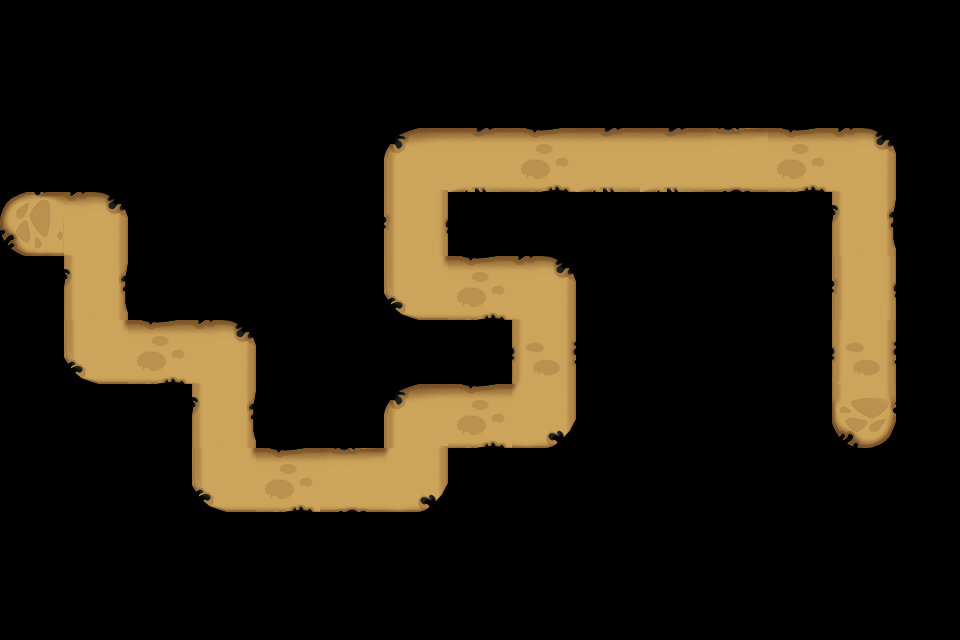

A level layout from a 2D game, rendered from its tile map. Below: a short description, then the map file with tile-grid data replaced by summaries:
An orthogonal 15x10 tile map with 64x64 px tiles, 1 tile layer (Road_Forrest) and 78 objects.

<map version="1.0" orientation="orthogonal" width="15" height="10" tilewidth="64" tileheight="64">
 <tileset firstgid="1" name="Road_Forrest" tilewidth="64" tileheight="64">
  <image source="Road_Forrest.png" width="320" height="256" />
 </tileset>
 <layer name="Road_Forrest" width="15" height="10">
  <data>[150 cells, 31 non-empty, 12 distinct tile ids]</data>
 </layer>
 <objectgroup color="#55ff00" name="path" width="15" height="10">
  <object x="34" y="222" />
  <object x="98" y="222" />
  <object x="98" y="352" />
  <object x="226" y="351" />
  <object x="225" y="478" />
  <object x="418" y="479" />
  <object x="418" y="414" />
  <object x="546" y="414" />
  <object x="546" y="285" />
  <object x="418" y="287" />
  <object x="418" y="159" />
  <object x="866" y="157" />
  <object x="866" y="416" />
 </objectgroup>
 <objectgroup color="#0a0a0b" name="blocked" width="15" height="10">
  <object x="801" y="480" />
  <object x="801" y="544" />
  <object x="864" y="544" />
  <object x="865" y="480" />
 </objectgroup>
 <objectgroup color="#ffff00" name="item" width="15" height="10">
  <properties>
   <property name="id" value="20001" />
   <property name="sizeH" value="2" />
   <property name="sizeW" value="1" />
  </properties>
  <object x="161" y="481" />
  <object x="930" y="287" />
  <object x="545" y="482" />
  <object x="356" y="97" />
  </objectgroup>
 <objectgroup color="#ffff00" name="item" width="15" height="10">
  <properties>
   <property name="id" value="20002" />
   <property name="sizeH" value="1" />
   <property name="sizeW" value="1" />
  </properties>
  <!-- 17 objects omitted --></objectgroup>
 <objectgroup color="#ffff00" name="item" width="15" height="10">
  <properties>
   <property name="id" value="20003" />
   <property name="sizeH" value="1" />
   <property name="sizeW" value="1" />
  </properties>
  <!-- 12 objects omitted --></objectgroup>
 <objectgroup color="#ffff00" name="item" width="15" height="10">
  <properties>
   <property name="id" value="20004" />
   <property name="sizeH" value="1" />
   <property name="sizeW" value="1" />
  </properties>
  <!-- 5 objects omitted --></objectgroup>
 <objectgroup color="#ffff00" name="item" width="15" height="10">
  <properties>
   <property name="id" value="20005" />
   <property name="sizeH" value="1" />
   <property name="sizeW" value="1" />
  </properties>
  <!-- 3 objects omitted --></objectgroup>
 <objectgroup color="#ffff00" name="item" width="15" height="10">
  <properties>
   <property name="id" value="20006" />
   <property name="sizeH" value="1" />
   <property name="sizeW" value="2" />
  </properties>
  <!-- 3 objects omitted --></objectgroup>
 <objectgroup color="#ff0000" name="item" width="15" height="10">
  <properties>
   <property name="id" value="20007" />
   <property name="sizeH" value="2" />
   <property name="sizeW" value="2" />
  </properties>
 </objectgroup>
 <objectgroup color="#aa5500" name="item" width="15" height="10">
  <properties>
   <property name="id" value="20008" />
   <property name="sizeH" value="1" />
   <property name="sizeW" value="1" />
  </properties>
  <!-- 2 objects omitted --></objectgroup>
 <objectgroup color="#0000ff" name="item" width="15" height="10">
  <properties>
   <property name="id" value="20009" />
   <property name="sizeH" value="2" />
   <property name="sizeW" value="2" />
  </properties>
  <!-- 1 objects omitted --></objectgroup>
 <objectgroup color="#ffaa00" name="item" width="15" height="10">
  <properties>
   <property name="id" value="20010" />
   <property name="sizeH" value="2" />
   <property name="sizeW" value="2" />
  </properties>
  <!-- 1 objects omitted --></objectgroup>
 <objectgroup color="#00ffff" name="item" width="15" height="10">
  <properties>
   <property name="id" value="20011" />
   <property name="sizeH" value="2" />
   <property name="sizeW" value="2" />
  </properties>
 </objectgroup>
 <objectgroup color="#ff00ff" name="item" width="15" height="10">
  <properties>
   <property name="id" value="20012" />
   <property name="sizeH" value="2" />
   <property name="sizeW" value="2" />
  </properties>
 </objectgroup>
 <objectgroup color="#550000" name="tower" width="15" height="10">
  <properties>
   <property name="id" value="41001" />
   <property name="sizeH" value="2" />
   <property name="sizeW" value="2" />
  </properties>
  <!-- 1 objects omitted --></objectgroup>
 <objectgroup color="#55007f" name="teemo" width="15" height="10">
  <properties>
   <property name="id" value="1" />
   <property name="sizeH" value="2" />
   <property name="sizeW" value="2" />
  </properties>
  <!-- 1 objects omitted --></objectgroup>
 <objectgroup color="#ff0000" name="random" width="15" height="10">
  <properties>
   <property name="sizeH" value="2" />
   <property name="sizeW" value="2" />
  </properties>
 </objectgroup>
 <objectgroup color="#aaff7f" name="item" width="15" height="10">
  <properties>
   <property name="id" value="90001" />
   <property name="sizeH" value="1" />
   <property name="sizeW" value="1" />
  </properties>
 </objectgroup>
 <objectgroup color="#aaff7f" name="item" width="15" height="10">
  <properties>
   <property name="id" value="90002" />
   <property name="sizeH" value="1" />
   <property name="sizeW" value="1" />
  </properties>
 </objectgroup>
 <objectgroup color="#aaff7f" name="item" width="15" height="10">
  <properties>
   <property name="id" value="90003" />
   <property name="sizeH" value="1" />
   <property name="sizeW" value="1" />
  </properties>
 </objectgroup>
 <objectgroup color="#aaff7f" name="item" width="15" height="10">
  <properties>
   <property name="id" value="90004" />
   <property name="sizeH" value="1" />
   <property name="sizeW" value="1" />
  </properties>
 </objectgroup>
 <objectgroup color="#aaff7f" name="item" width="15" height="10">
  <properties>
   <property name="id" value="90005" />
   <property name="sizeH" value="2" />
   <property name="sizeW" value="2" />
  </properties>
 </objectgroup>
 <objectgroup color="#aaff7f" name="item" width="15" height="10">
  <properties>
   <property name="id" value="90006" />
   <property name="sizeH" value="1" />
   <property name="sizeW" value="1" />
  </properties>
  <!-- 3 objects omitted --></objectgroup>
 <objectgroup color="#aaff7f" name="item" width="15" height="10">
  <properties>
   <property name="id" value="90007" />
   <property name="sizeH" value="2" />
   <property name="sizeW" value="2" />
  </properties>
 </objectgroup>
 <objectgroup color="#ffffff" name="hero" width="15" height="10">
  <properties>
   <property name="id" value="40011" />
  </properties>
  <!-- 1 objects omitted --></objectgroup>
 <objectgroup color="#ffffff" name="hero" width="15" height="10">
  <properties>
   <property name="id" value="40021" />
  </properties>
  <!-- 1 objects omitted --></objectgroup>
 <objectgroup color="#ffffff" name="hero" width="15" height="10">
  <properties>
   <property name="id" value="40031" />
  </properties>
  <!-- 1 objects omitted --></objectgroup>
 <objectgroup color="#ffffff" name="hero" width="15" height="10">
  <properties>
   <property name="id" value="40041" />
  </properties>
  <!-- 1 objects omitted --></objectgroup>
 <objectgroup color="#ffffff" name="hero" width="15" height="10">
  <properties>
   <property name="id" value="40051" />
  </properties>
  <!-- 1 objects omitted --></objectgroup>
 <objectgroup color="#ffffff" name="hero" width="15" height="10">
  <properties>
   <property name="id" value="40061" />
  </properties>
  <!-- 1 objects omitted --></objectgroup>
 <objectgroup color="#ffffff" name="hero" width="15" height="10">
  <properties>
   <property name="id" value="40071" />
  </properties>
  <!-- 1 objects omitted --></objectgroup>
 <objectgroup color="#ffffff" name="hero" width="15" height="10">
  <properties>
   <property name="id" value="40081" />
  </properties>
 </objectgroup>
</map>
<!-- 57 of 78 objects omitted -->
